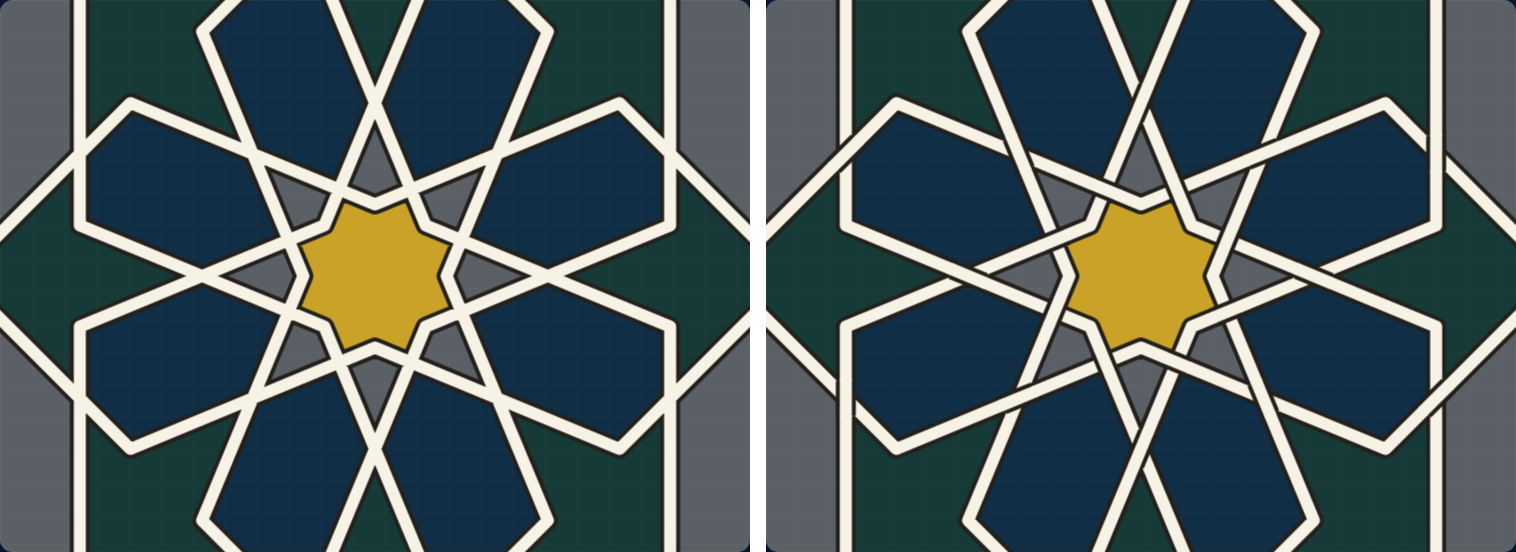
#> input picture alhambra-star-and-arrows-compare.png, 1516 x 552 px
$ python 1_fit.py ../../../alhambra-star-and-arrows-compare.png ../../../eight-fold-star-and-cross-compare.png out.png
#> lines starting #> are read from the running program, lines starting #| are printed output that depends on the picture
"""Fits the stellated-rosette screenshot (frame 20, blue ink) with line
families in each rosette's frame (rosette circle radius 1, rosettes 2 apart)."""
import numpy as np, math, json, sys
from PIL import Image, ImageDraw
from scipy import ndimage as ndi
im = np.asarray(Image.open(sys.argv[1]).convert('RGB')).astype(int)
blue = (im[..., 2] > 150) & (im[..., 0] < 160) & (im[..., 1] < 130)
#> blue: shape (552, 1516) bool; every value is 0
dt = ndi.distance_transform_edt(~blue)
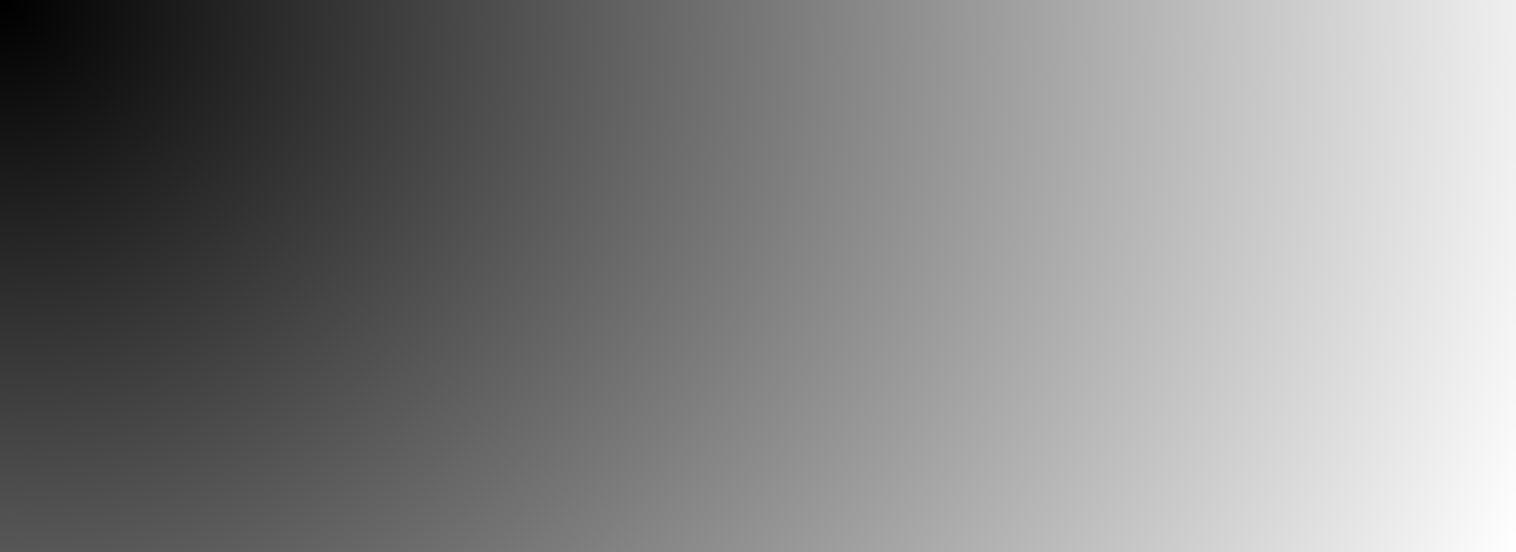
#> dt: shape (552, 1516) float64; min 1, max 1612.4, mean 843.1; drawn with min black and max white
rho = math.tan(math.radians(37.5))
#> (the run stopped early here; a loop or call above may not have finished)
